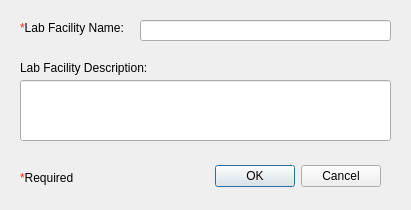
<?xml version="1.0" encoding="UTF-8"?>
<ui version="4.0">
 <class>Dialog</class>
 <widget class="QDialog" name="Dialog">
  <property name="geometry">
   <rect>
    <x>0</x>
    <y>0</y>
    <width>411</width>
    <height>210</height>
   </rect>
  </property>
  <property name="windowTitle">
   <string>Dialog</string>
  </property>
  <widget class="QDialogButtonBox" name="buttonBox">
   <property name="geometry">
    <rect>
     <x>40</x>
     <y>160</y>
     <width>341</width>
     <height>32</height>
    </rect>
   </property>
   <property name="orientation">
    <enum>Qt::Horizontal</enum>
   </property>
   <property name="standardButtons">
    <set>QDialogButtonBox::Cancel|QDialogButtonBox::Ok</set>
   </property>
  </widget>
  <widget class="QLineEdit" name="name_lineEdit">
   <property name="geometry">
    <rect>
     <x>140</x>
     <y>20</y>
     <width>251</width>
     <height>21</height>
    </rect>
   </property>
  </widget>
  <widget class="QLabel" name="name_label">
   <property name="geometry">
    <rect>
     <x>20</x>
     <y>20</y>
     <width>121</width>
     <height>16</height>
    </rect>
   </property>
   <property name="text">
    <string>&lt;html&gt;&lt;head/&gt;&lt;body&gt;&lt;p&gt;&lt;span style=&quot; color:#ff2600;&quot;&gt;*&lt;/span&gt;Lab Facility Name:&lt;/p&gt;&lt;/body&gt;&lt;/html&gt;</string>
   </property>
  </widget>
  <widget class="QLabel" name="description_label">
   <property name="geometry">
    <rect>
     <x>20</x>
     <y>60</y>
     <width>151</width>
     <height>16</height>
    </rect>
   </property>
   <property name="text">
    <string>Lab Facility Description:</string>
   </property>
  </widget>
  <widget class="QLineEdit" name="description_lineEdit">
   <property name="geometry">
    <rect>
     <x>20</x>
     <y>80</y>
     <width>371</width>
     <height>61</height>
    </rect>
   </property>
  </widget>
  <widget class="QLabel" name="label">
   <property name="geometry">
    <rect>
     <x>20</x>
     <y>170</y>
     <width>71</width>
     <height>16</height>
    </rect>
   </property>
   <property name="text">
    <string>&lt;html&gt;&lt;head/&gt;&lt;body&gt;&lt;p&gt;&lt;span style=&quot; color:#ff2600;&quot;&gt;*&lt;/span&gt;Required&lt;/p&gt;&lt;/body&gt;&lt;/html&gt;</string>
   </property>
  </widget>
 </widget>
 <resources/>
 <connections>
  <connection>
   <sender>buttonBox</sender>
   <signal>accepted()</signal>
   <receiver>Dialog</receiver>
   <slot>accept()</slot>
   <hints>
    <hint type="sourcelabel">
     <x>248</x>
     <y>254</y>
    </hint>
    <hint type="destinationlabel">
     <x>157</x>
     <y>274</y>
    </hint>
   </hints>
  </connection>
  <connection>
   <sender>buttonBox</sender>
   <signal>rejected()</signal>
   <receiver>Dialog</receiver>
   <slot>reject()</slot>
   <hints>
    <hint type="sourcelabel">
     <x>316</x>
     <y>260</y>
    </hint>
    <hint type="destinationlabel">
     <x>286</x>
     <y>274</y>
    </hint>
   </hints>
  </connection>
 </connections>
</ui>
